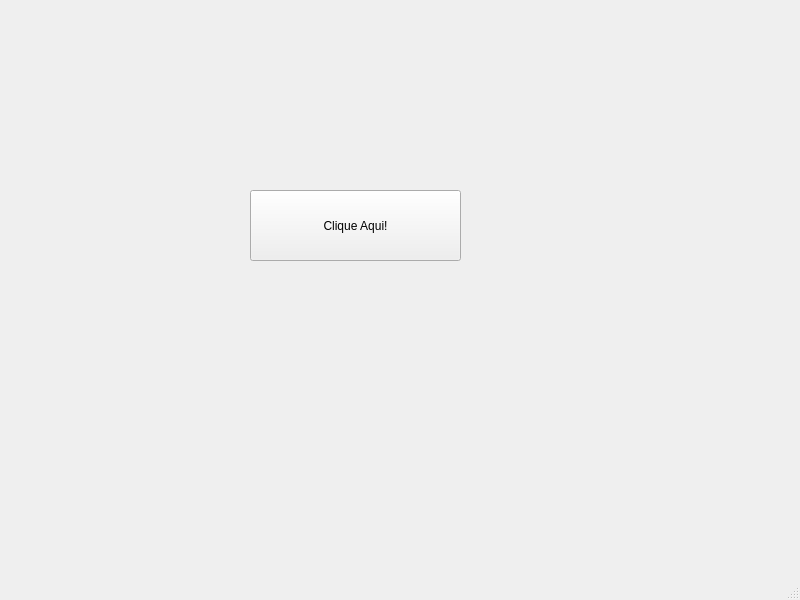
<?xml version="1.0" encoding="UTF-8"?>
<ui version="4.0">
 <class>MainWindow</class>
 <widget class="QMainWindow" name="MainWindow">
  <property name="geometry">
   <rect>
    <x>0</x>
    <y>0</y>
    <width>800</width>
    <height>600</height>
   </rect>
  </property>
  <property name="sizePolicy">
   <sizepolicy hsizetype="Fixed" vsizetype="Fixed">
    <horstretch>0</horstretch>
    <verstretch>0</verstretch>
   </sizepolicy>
  </property>
  <property name="contextMenuPolicy">
   <enum>Qt::DefaultContextMenu</enum>
  </property>
  <property name="windowTitle">
   <string>PyQt Designer</string>
  </property>
  <property name="autoFillBackground">
   <bool>false</bool>
  </property>
  <property name="locale">
   <locale language="Portuguese" country="Brazil"/>
  </property>
  <widget class="QWidget" name="centralwidget">
   <widget class="QPushButton" name="btn_teste">
    <property name="geometry">
     <rect>
      <x>250</x>
      <y>190</y>
      <width>211</width>
      <height>71</height>
     </rect>
    </property>
    <property name="text">
     <string>Clique Aqui!</string>
    </property>
   </widget>
  </widget>
  <widget class="QMenuBar" name="menubar">
   <property name="geometry">
    <rect>
     <x>0</x>
     <y>0</y>
     <width>800</width>
     <height>22</height>
    </rect>
   </property>
  </widget>
  <widget class="QStatusBar" name="statusbar"/>
 </widget>
 <resources/>
 <connections/>
</ui>
